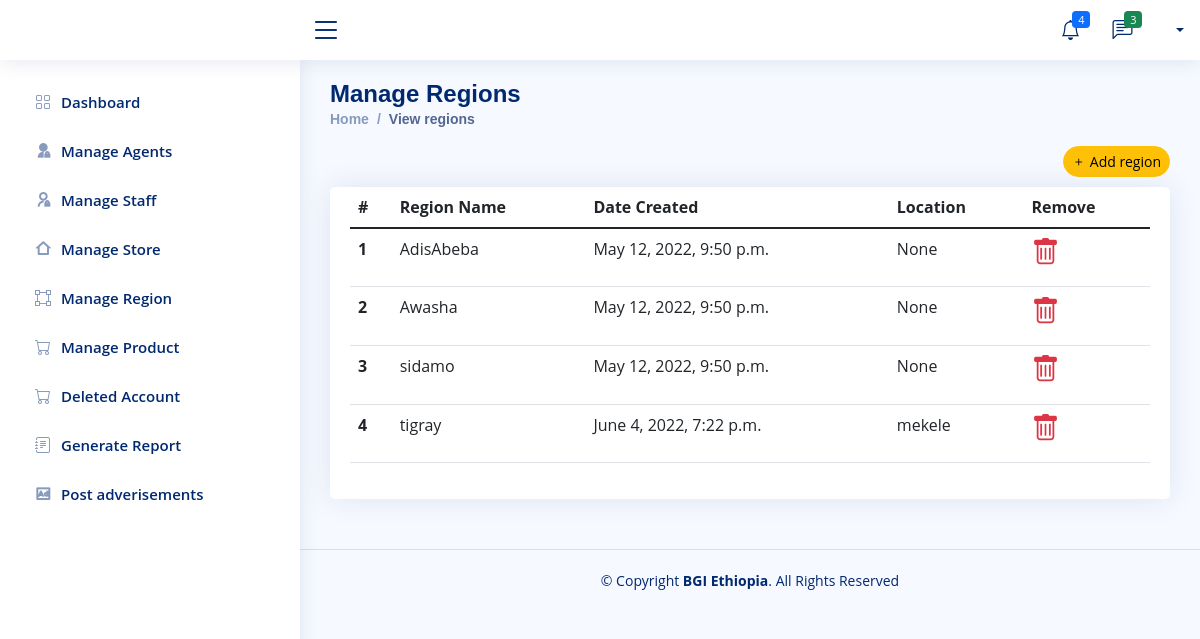
Before: /BGI/view_region/ with the older database file.
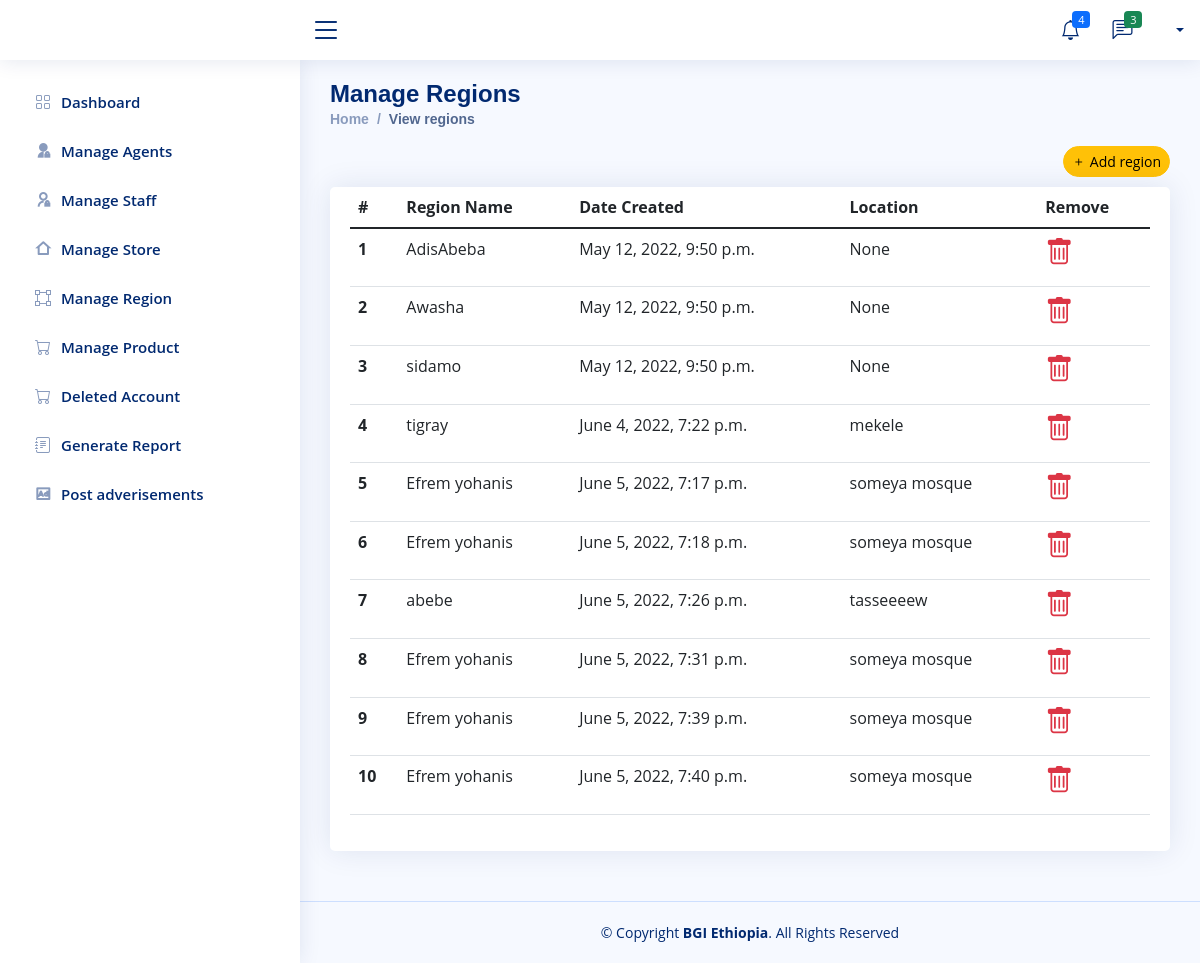
After: the same page with the newer database file.
### Company/models.py (models this page shows, shortened)
class Region(models.Model):
    Region_Name=models.CharField(max_length=100,blank=True, null=True)
    Location = models.CharField(max_length=200, null=True)
    date_created = models.DateTimeField(auto_now_add=True, null=True)

### Company/views.py (the view)
# urls.py: path('view_region/',views.view_region,name='view-region'),
def view_region(request):
    all_region = Region.objects.all()
    context = {
        'all_region': all_region,
    }
    return render(request, 'Company/region/region-view.html', context)

### Templates/Company/region/region-view.html (shortened to what this page needs)
{% extends 'Company/company-base.html'%}
{% block content%}
<main id="main" class="main">
  <div class="pagetitle">
    <h1>Manage Regions</h1>
    <nav>
      <ol class="breadcrumb">
        <li class="breadcrumb-item"><a href="{% url 'admin-dashbord' %}">Home</a></li>
        <li class="breadcrumb-item active">View regions</li>
      </ol>
      <div class="text-end">
        <a href="{% url 'add-region' %}" class="item-end">
          <button type="button" class="btn btn-sm rounded-pill btn-warning"><i class="bi bi-plus me-1"></i>Add
            region</button>
        </a>
      </div>
    </nav>
  </div>
  <section class="section">
    <div class="row">
      <div class="col-lg-12">
        <div class="card">
          <div class="card-body">
            <table class="table datatable">
              <thead>
                <tr>
                  <th scope="col">#</th>
                  <th scope="col">Region Name</th>
                  <th scope="col">Date Created</th>
                  <th scope="col">Location</th>
                  <th scope="col">Remove</th>
                </tr>
              </thead>
              <tbody>
                {% for region in all_region %}
                <tr>
                  <th scope="row">{{region.id}}</th>
                  <td>{{region.Region_Name}}</td>
                  <td>{{region.date_created}}</td>
                  <td>{{region.Location}}</td>
                  <td> <a href="#">
                    <h3 class="text-danger"><i class="bi bi-trash"></i></h3>
                  </a></td>
                </tr>
                {% endfor %}
              </tbody>
            </table>
          </div>
        </div>
      </div>
    </div>
  </section>
</main>
{% endblock %}

Changed rows visible on the page:
added Region: id "5", Region_Name "Efrem yohanis", date_created "June 5, 2022, 7:17 p.m.", Location "someya mosque"
added Region: id "6", Region_Name "Efrem yohanis", date_created "June 5, 2022, 7:18 p.m.", Location "someya mosque"
added Region: id "7", Region_Name "abebe", date_created "June 5, 2022, 7:26 p.m.", Location "tasseeeew"
added Region: id "8", Region_Name "Efrem yohanis", date_created "June 5, 2022, 7:31 p.m.", Location "someya mosque"
added Region: id "9", Region_Name "Efrem yohanis", date_created "June 5, 2022, 7:39 p.m.", Location "someya mosque"
added Region: id "10", Region_Name "Efrem yohanis", date_created "June 5, 2022, 7:40 p.m.", Location "someya mosque"
